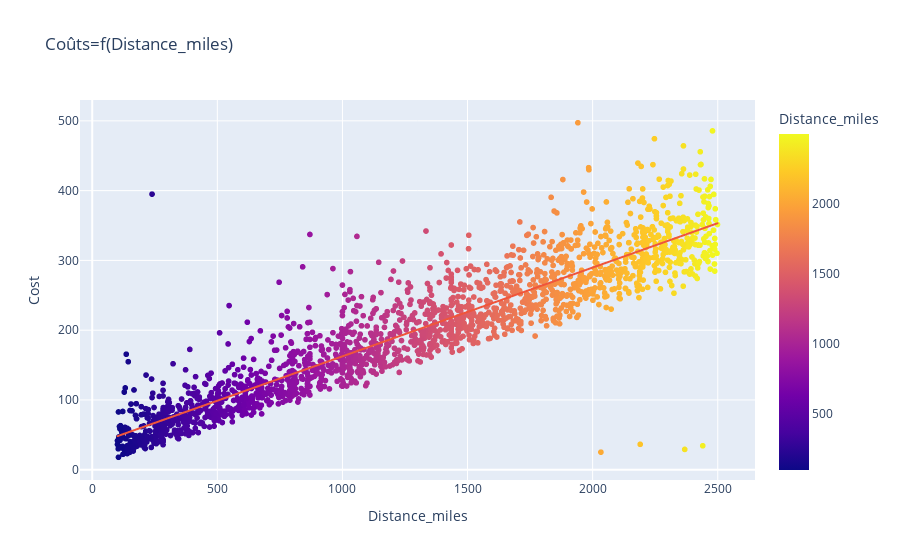

Here is the notebook cell this chart was saved with:
### Code cell
plt.figure(figsize=(10,6))
fig=px.scatter(df_filtered,x='Distance_miles',
              y='Cost',
              color='Distance_miles',
              trendline='ols',
              title='Coûts=f(Distance_miles)')


fig.show()

### Figure 1 — Plotly figure (JSON) as saved in the notebook; plotly's stock layout.template omitted (floating-point values rounded to 4 significant figures; data arrays with more than 128 entries replaced by an {"elided": "..."} marker saying what was removed)
{"data": [{"hovertemplate": "Distance_miles=%{marker.color}<br>Cost=%{y}<extra></extra>", "legendgroup": "", "marker": {"color": {"elided": "1955 int values"}, "coloraxis": "coloraxis", "symbol": "circle"}, "mode": "markers", "name": "", "showlegend": false, "type": "scattergl", "x": {"elided": "1955 int values"}, "xaxis": "x", "y": {"elided": "1955 float values"}, "yaxis": "y"}, {"hovertemplate": "<b>OLS trendline</b><br>Cost = 0.127228 * Distance_miles + 35.3032<br>R<sup>2</sup>=0.842064<br><br>Distance_miles=%{x}<br>Cost=%{y} <b>(trend)</b><extra></extra>", "legendgroup": "", "marker": {"symbol": "circle"}, "mode": "lines", "name": "", "showlegend": false, "type": "scattergl", "x": {"elided": "1955 int values"}, "xaxis": "x", "y": {"elided": "1955 float values"}, "yaxis": "y"}], "layout": {"coloraxis": {"colorbar": {"title": {"text": "Distance_miles"}}, "colorscale": [[0, "#0d0887"], [0.1111, "#46039f"], [0.2222, "#7201a8"], [0.3333, "#9c179e"], [0.4444, "#bd3786"], [0.5556, "#d8576b"], [0.6667, "#ed7953"], [0.7778, "#fb9f3a"], [0.8889, "#fdca26"], [1, "#f0f921"]]}, "legend": {"tracegroupgap": 0}, "title": {"text": "Coûts=f(Distance_miles)"}, "xaxis": {"anchor": "y", "domain": [0, 1], "title": {"text": "Distance_miles"}}, "yaxis": {"anchor": "x", "domain": [0, 1], "title": {"text": "Cost"}}}}
